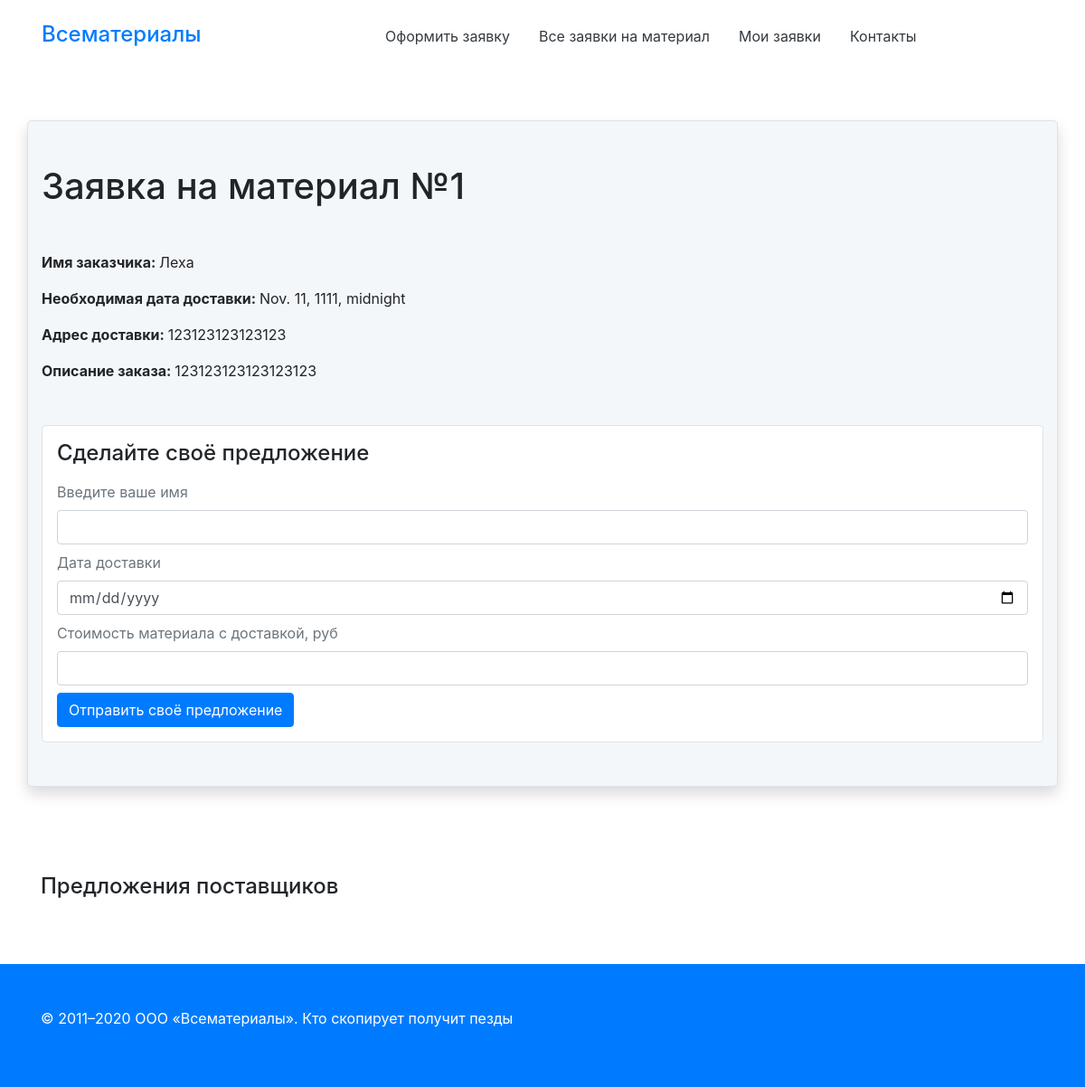
/wantlist/1, run on the app's committed database.
### web/models.py (models this page shows)
class MaterialRequests(models.Model):
    author = models.CharField(max_length=50)
    delivery_date = models.DateTimeField()
    address = models.TextField()
    description = models.TextField()

### web/views.py (the view, shortened to what this page needs)
# urls.py: path('wantlist/<int:id_number>', views.wantlist_item),
def wantlist_item(request, id_number):
    reqs = MaterialRequests.objects.filter(id=id_number)
    req = model_to_dict(reqs[0])
    if request.method == 'GET':
        if len(reqs) == 1:
            return render(request, 'wantlist_item.html', req)
        else:
            return redirect('/wantlist')

### templates/wantlist_item.html (shortened to what this page needs)
{% extends "base.html" %}
{% block content %}
<main>
    <section class="py-5">
        <div class="container border rounded-lg shadow py-5" style="background-color:#F4F7F9">
            <h1 class="mb-5">Заявка на материал №{{ id }}</h1>
            <p><strong>Имя заказчика: </strong> {{ author }}</p>
            <p><strong>Необходимая дата доставки: </strong> {{ delivery_date }}</p>
            <p><strong>Адрес доставки: </strong> {{ address }}</p>
            <p class="mb-5"><strong>Описание заказа: </strong>{{ description |safe }}</p>
            <form method="POST" class="border rounded-lg p-3" style="background-color:#fff">
                <h4>Сделайте своё предложение</h4>
                <label for="name_of_provider" class="text-muted">Введите ваше имя</label>
                <div class="input-group mb-2">
                    <input type="text" id="name_of_provider" class="form-control" name="name_of_provider">
                </div>
                <label for="date" class="text-muted">Дата доставки</label>
                <div class="input-group mb-2">
                    <input type="date" id="date" class="form-control" name="date">
                </div>
                <label for="price" class="text-muted">Стоимость материала с доставкой, руб</label>
                <div class="input-group mb-2">
                    <input type="text" id="price" class="form-control" name="price">
                </div>
                <input type="submit" class="btn btn-primary" value="Отправить своё предложение">
            </form>
        </div>
    </section>
    <section>
        <div class="container py-5">
            <h4 class="mb-4">Предложения поставщиков</h4>
        </div>
    </section>
</main>
{% endblock %}

### data on the page
MaterialRequests: author "Леха", delivery_date "Nov. 11, 1111, midnight", address "123123123123123", description "123123123123123123"

### other printed values
{{ id }} "1"
